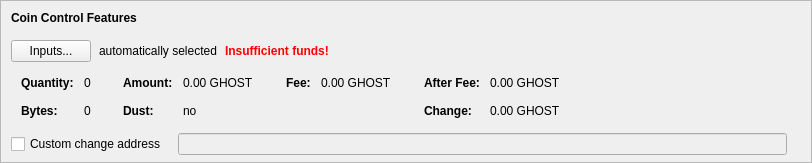
    <widget class="QFrame" name="frameCoinControl">
     <property name="sizePolicy">
      <sizepolicy hsizetype="Expanding" vsizetype="Expanding">
       <horstretch>0</horstretch>
       <verstretch>0</verstretch>
      </sizepolicy>
     </property>
     <property name="maximumSize">
      <size>
       <width>16777215</width>
       <height>16777215</height>
      </size>
     </property>
     <property name="frameShape">
      <enum>QFrame::StyledPanel</enum>
     </property>
     <property name="frameShadow">
      <enum>QFrame::Sunken</enum>
     </property>
     <layout class="QVBoxLayout" name="verticalLayoutCoinControl2">
      <property name="spacing">
       <number>0</number>
      </property>
      <property name="leftMargin">
       <number>0</number>
      </property>
      <property name="topMargin">
       <number>0</number>
      </property>
      <property name="rightMargin">
       <number>0</number>
      </property>
      <property name="bottomMargin">
       <number>6</number>
      </property>
      <item>
       <layout class="QVBoxLayout" name="verticalLayoutCoinControl" stretch="0,0,0,0,1">
        <property name="spacing">
         <number>0</number>
        </property>
        <property name="leftMargin">
         <number>10</number>
        </property>
        <property name="topMargin">
         <number>10</number>
        </property>
        <item>
         <layout class="QHBoxLayout" name="horizontalLayoutCoinControl1">
          <property name="bottomMargin">
           <number>15</number>
          </property>
          <item>
           <widget class="QLabel" name="labelCoinControlFeatures">
            <property name="sizePolicy">
             <sizepolicy hsizetype="Preferred" vsizetype="Maximum">
              <horstretch>0</horstretch>
              <verstretch>0</verstretch>
             </sizepolicy>
            </property>
            <property name="font">
             <font>
              <weight>75</weight>
              <bold>true</bold>
             </font>
            </property>
            <property name="styleSheet">
             <string notr="true">font-weight:bold;</string>
            </property>
            <property name="text">
             <string>Coin Control Features</string>
            </property>
           </widget>
          </item>
         </layout>
        </item>
        <item>
         <layout class="QHBoxLayout" name="horizontalLayoutCoinControl2" stretch="0,0,0,0">
          <property name="spacing">
           <number>8</number>
          </property>
          <property name="bottomMargin">
           <number>10</number>
          </property>
          <item>
           <widget class="QPushButton" name="pushButtonCoinControl">
            <property name="styleSheet">
             <string notr="true"/>
            </property>
            <property name="text">
             <string>Inputs...</string>
            </property>
            <property name="autoDefault">
             <bool>false</bool>
            </property>
           </widget>
          </item>
          <item>
           <widget class="QLabel" name="labelCoinControlAutomaticallySelected">
            <property name="text">
             <string>automatically selected</string>
            </property>
            <property name="margin">
             <number>5</number>
            </property>
           </widget>
          </item>
          <item>
           <widget class="QLabel" name="labelCoinControlInsuffFunds">
            <property name="font">
             <font>
              <weight>75</weight>
              <bold>true</bold>
             </font>
            </property>
            <property name="styleSheet">
             <string notr="true">color:red;font-weight:bold;</string>
            </property>
            <property name="text">
             <string>Insufficient funds!</string>
            </property>
            <property name="margin">
             <number>5</number>
            </property>
           </widget>
          </item>
          <item>
           <spacer name="horizontalSpacerCoinControl">
            <property name="orientation">
             <enum>Qt::Horizontal</enum>
            </property>
            <property name="sizeHint" stdset="0">
             <size>
              <width>40</width>
              <height>1</height>
             </size>
            </property>
           </spacer>
          </item>
         </layout>
        </item>
        <item>
         <widget class="QWidget" name="widgetCoinControl" native="true">
          <property name="sizePolicy">
           <sizepolicy hsizetype="Preferred" vsizetype="Preferred">
            <horstretch>0</horstretch>
            <verstretch>0</verstretch>
           </sizepolicy>
          </property>
          <property name="minimumSize">
           <size>
            <width>0</width>
            <height>0</height>
           </size>
          </property>
          <property name="styleSheet">
           <string notr="true"/>
          </property>
          <layout class="QHBoxLayout" name="horizontalLayoutCoinControl5">
           <property name="leftMargin">
            <number>0</number>
           </property>
           <property name="topMargin">
            <number>0</number>
           </property>
           <property name="rightMargin">
            <number>0</number>
           </property>
           <property name="bottomMargin">
            <number>0</number>
           </property>
           <item>
            <layout class="QHBoxLayout" name="horizontalLayoutCoinControl3" stretch="0,0,0,1">
             <property name="spacing">
              <number>20</number>
             </property>
             <property name="topMargin">
              <number>0</number>
             </property>
             <property name="bottomMargin">
              <number>10</number>
             </property>
             <item>
              <layout class="QFormLayout" name="formLayoutCoinControl1">
               <property name="horizontalSpacing">
                <number>10</number>
               </property>
               <property name="verticalSpacing">
                <number>14</number>
               </property>
               <property name="leftMargin">
                <number>10</number>
               </property>
               <property name="topMargin">
                <number>4</number>
               </property>
               <property name="rightMargin">
                <number>6</number>
               </property>
               <item row="0" column="0">
                <widget class="QLabel" name="labelCoinControlQuantityText">
                 <property name="font">
                  <font>
                   <weight>75</weight>
                   <bold>true</bold>
                  </font>
                 </property>
                 <property name="text">
                  <string>Quantity:</string>
                 </property>
                 <property name="margin">
                  <number>0</number>
                 </property>
                </widget>
               </item>
               <item row="0" column="1">
                <widget class="QLabel" name="labelCoinControlQuantity">
                 <property name="cursor">
                  <cursorShape>IBeamCursor</cursorShape>
                 </property>
                 <property name="contextMenuPolicy">
                  <enum>Qt::ActionsContextMenu</enum>
                 </property>
                 <property name="text">
                  <string notr="true">0</string>
                 </property>
                 <property name="margin">
                  <number>0</number>
                 </property>
                 <property name="textInteractionFlags">
                  <set>Qt::LinksAccessibleByMouse|Qt::TextSelectableByKeyboard|Qt::TextSelectableByMouse</set>
                 </property>
                </widget>
               </item>
               <item row="1" column="0">
                <widget class="QLabel" name="labelCoinControlBytesText">
                 <property name="font">
                  <font>
                   <weight>75</weight>
                   <bold>true</bold>
                  </font>
                 </property>
                 <property name="text">
                  <string>Bytes:</string>
                 </property>
                </widget>
               </item>
               <item row="1" column="1">
                <widget class="QLabel" name="labelCoinControlBytes">
                 <property name="cursor">
                  <cursorShape>IBeamCursor</cursorShape>
                 </property>
                 <property name="contextMenuPolicy">
                  <enum>Qt::ActionsContextMenu</enum>
                 </property>
                 <property name="text">
                  <string notr="true">0</string>
                 </property>
                 <property name="textInteractionFlags">
                  <set>Qt::LinksAccessibleByMouse|Qt::TextSelectableByKeyboard|Qt::TextSelectableByMouse</set>
                 </property>
                </widget>
               </item>
              </layout>
             </item>
             <item>
              <layout class="QFormLayout" name="formLayoutCoinControl2">
               <property name="horizontalSpacing">
                <number>10</number>
               </property>
               <property name="verticalSpacing">
                <number>14</number>
               </property>
               <property name="leftMargin">
                <number>6</number>
               </property>
               <property name="topMargin">
                <number>4</number>
               </property>
               <property name="rightMargin">
                <number>6</number>
               </property>
               <item row="0" column="0">
                <widget class="QLabel" name="labelCoinControlAmountText">
                 <property name="font">
                  <font>
                   <weight>75</weight>
                   <bold>true</bold>
                  </font>
                 </property>
                 <property name="text">
                  <string>Amount:</string>
                 </property>
                 <property name="margin">
                  <number>0</number>
                 </property>
                </widget>
               </item>
               <item row="0" column="1">
                <widget class="QLabel" name="labelCoinControlAmount">
                 <property name="cursor">
                  <cursorShape>IBeamCursor</cursorShape>
                 </property>
                 <property name="contextMenuPolicy">
                  <enum>Qt::ActionsContextMenu</enum>
                 </property>
                 <property name="text">
                  <string notr="true">0.00 GHOST</string>
                 </property>
                 <property name="textInteractionFlags">
                  <set>Qt::LinksAccessibleByMouse|Qt::TextSelectableByKeyboard|Qt::TextSelectableByMouse</set>
                 </property>
                </widget>
               </item>
               <item row="1" column="0">
                <widget class="QLabel" name="labelCoinControlLowOutputText">
                 <property name="font">
                  <font>
                   <weight>75</weight>
                   <bold>true</bold>
                  </font>
                 </property>
                 <property name="text">
                  <string>Dust:</string>
                 </property>
                </widget>
               </item>
               <item row="1" column="1">
                <widget class="QLabel" name="labelCoinControlLowOutput">
                 <property name="cursor">
                  <cursorShape>IBeamCursor</cursorShape>
                 </property>
                 <property name="contextMenuPolicy">
                  <enum>Qt::ActionsContextMenu</enum>
                 </property>
                 <property name="text">
                  <string notr="true">no</string>
                 </property>
                 <property name="textInteractionFlags">
                  <set>Qt::LinksAccessibleByMouse|Qt::TextSelectableByKeyboard|Qt::TextSelectableByMouse</set>
                 </property>
                </widget>
               </item>
              </layout>
             </item>
             <item>
              <layout class="QFormLayout" name="formLayoutCoinControl3">
               <property name="horizontalSpacing">
                <number>10</number>
               </property>
               <property name="verticalSpacing">
                <number>14</number>
               </property>
               <property name="leftMargin">
                <number>6</number>
               </property>
               <property name="topMargin">
                <number>4</number>
               </property>
               <property name="rightMargin">
                <number>6</number>
               </property>
               <item row="0" column="0">
                <widget class="QLabel" name="labelCoinControlFeeText">
                 <property name="font">
                  <font>
                   <weight>75</weight>
                   <bold>true</bold>
                  </font>
                 </property>
                 <property name="text">
                  <string>Fee:</string>
                 </property>
                 <property name="margin">
                  <number>0</number>
                 </property>
                </widget>
               </item>
               <item row="0" column="1">
                <widget class="QLabel" name="labelCoinControlFee">
                 <property name="cursor">
                  <cursorShape>IBeamCursor</cursorShape>
                 </property>
                 <property name="contextMenuPolicy">
                  <enum>Qt::ActionsContextMenu</enum>
                 </property>
                 <property name="text">
                  <string notr="true">0.00 GHOST</string>
                 </property>
                 <property name="textInteractionFlags">
                  <set>Qt::LinksAccessibleByMouse|Qt::TextSelectableByKeyboard|Qt::TextSelectableByMouse</set>
                 </property>
                </widget>
               </item>
              </layout>
             </item>
             <item>
              <layout class="QFormLayout" name="formLayoutCoinControl4">
               <property name="horizontalSpacing">
                <number>10</number>
               </property>
               <property name="verticalSpacing">
                <number>14</number>
               </property>
               <property name="leftMargin">
                <number>6</number>
               </property>
               <property name="topMargin">
                <number>4</number>
               </property>
               <property name="rightMargin">
                <number>6</number>
               </property>
               <item row="0" column="0">
                <widget class="QLabel" name="labelCoinControlAfterFeeText">
                 <property name="font">
                  <font>
                   <weight>75</weight>
                   <bold>true</bold>
                  </font>
                 </property>
                 <property name="text">
                  <string>After Fee:</string>
                 </property>
                 <property name="margin">
                  <number>0</number>
                 </property>
                </widget>
               </item>
               <item row="0" column="1">
                <widget class="QLabel" name="labelCoinControlAfterFee">
                 <property name="cursor">
                  <cursorShape>IBeamCursor</cursorShape>
                 </property>
                 <property name="contextMenuPolicy">
                  <enum>Qt::ActionsContextMenu</enum>
                 </property>
                 <property name="text">
                  <string notr="true">0.00 GHOST</string>
                 </property>
                 <property name="textInteractionFlags">
                  <set>Qt::LinksAccessibleByMouse|Qt::TextSelectableByKeyboard|Qt::TextSelectableByMouse</set>
                 </property>
                </widget>
               </item>
               <item row="1" column="0">
                <widget class="QLabel" name="labelCoinControlChangeText">
                 <property name="font">
                  <font>
                   <weight>75</weight>
                   <bold>true</bold>
                  </font>
                 </property>
                 <property name="text">
                  <string>Change:</string>
                 </property>
                </widget>
               </item>
               <item row="1" column="1">
                <widget class="QLabel" name="labelCoinControlChange">
                 <property name="cursor">
                  <cursorShape>IBeamCursor</cursorShape>
                 </property>
                 <property name="contextMenuPolicy">
                  <enum>Qt::ActionsContextMenu</enum>
                 </property>
                 <property name="text">
                  <string notr="true">0.00 GHOST</string>
                 </property>
                 <property name="textInteractionFlags">
                  <set>Qt::LinksAccessibleByMouse|Qt::TextSelectableByKeyboard|Qt::TextSelectableByMouse</set>
                 </property>
                </widget>
               </item>
              </layout>
             </item>
            </layout>
           </item>
          </layout>
         </widget>
        </item>
        <item>
         <layout class="QHBoxLayout" name="horizontalLayoutCoinControl4" stretch="0,0,0">
          <property name="spacing">
           <number>12</number>
          </property>
          <property name="sizeConstraint">
           <enum>QLayout::SetDefaultConstraint</enum>
          </property>
          <property name="topMargin">
           <number>5</number>
          </property>
          <property name="rightMargin">
           <number>5</number>
          </property>
          <item>
           <widget class="QCheckBox" name="checkBoxCoinControlChange">
            <property name="toolTip">
             <string>If this is activated, but the change address is empty or invalid, change will be sent to a newly generated address.</string>
            </property>
            <property name="text">
             <string>Custom change address</string>
            </property>
           </widget>
          </item>
          <item>
           <widget class="QValidatedLineEdit" name="lineEditCoinControlChange">
            <property name="enabled">
             <bool>false</bool>
            </property>
            <property name="sizePolicy">
             <sizepolicy hsizetype="Expanding" vsizetype="Fixed">
              <horstretch>0</horstretch>
              <verstretch>0</verstretch>
             </sizepolicy>
            </property>
           </widget>
          </item>
          <item>
           <widget class="QLabel" name="labelCoinControlChangeLabel">
            <property name="sizePolicy">
             <sizepolicy hsizetype="Preferred" vsizetype="Expanding">
              <horstretch>0</horstretch>
              <verstretch>0</verstretch>
             </sizepolicy>
            </property>
            <property name="minimumSize">
             <size>
              <width>0</width>
              <height>0</height>
             </size>
            </property>
            <property name="text">
             <string/>
            </property>
            <property name="margin">
             <number>3</number>
            </property>
           </widget>
          </item>
         </layout>
        </item>
        <item>
         <spacer name="verticalSpacerCoinControl">
          <property name="orientation">
           <enum>Qt::Vertical</enum>
          </property>
          <property name="sizeHint" stdset="0">
           <size>
            <width>800</width>
            <height>1</height>
           </size>
          </property>
         </spacer>
        </item>
       </layout>
      </item>
     </layout>
    </widget>
